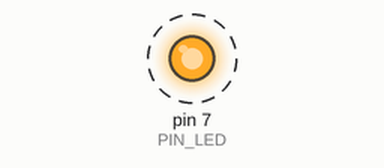
A sketch run on a simulated Arduino Uno, built with avr-gcc and run on an emulated ATmega328P. On the bench: output pins drawn as LEDs (lit = HIGH). Dashed ring = blinking. What the sketch prints to the serial monitor is not drawn.

Above: at 0.5 s.
Timing chart, 0 to 4.6 s (numbered marks = the images above):
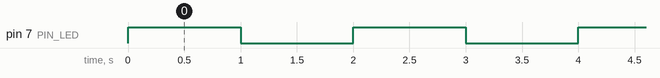

Measured:
- by itself, pin 7 (PIN_LED): alternates HIGH for 1.0 s and LOW for 1.0 s

The sketch:

week3_assignment.ino
```cpp
#define PIN_LED 7
unsigned int count, toggle;

void setup() {
  pinMode(PIN_LED, OUTPUT);
  Serial.begin(115200); // Initialize serial port
  while (!Serial) {
    ; // wait for serial port to connect.
  }
  Serial.println("Hello World!");
  count = toggle = 0;
  digitalWrite(PIN_LED, toggle); // turn off LED.
}

void loop() {
  Serial.println(++count);
  Serial.println(toggle);
  toggle = toggle_state(toggle); //toggle LED value. 0->1 1->0
  digitalWrite(PIN_LED, toggle); // update LED status.
  delay(1000); // wait for 1,000 milliseconds
}

int toggle_state(int toggle) {
  return (1-toggle);
}
```
